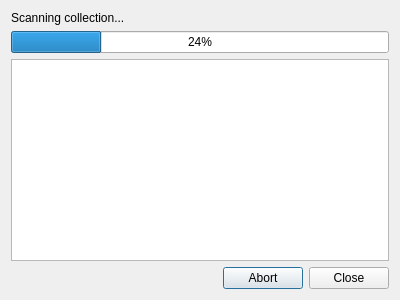
<?xml version="1.0" encoding="UTF-8"?>
<ui version="4.0">
 <class>RescanCollectionDialog</class>
 <widget class="QDialog" name="RescanCollectionDialog">
  <property name="windowModality">
   <enum>Qt::ApplicationModal</enum>
  </property>
  <property name="geometry">
   <rect>
    <x>0</x>
    <y>0</y>
    <width>400</width>
    <height>300</height>
   </rect>
  </property>
  <property name="windowTitle">
   <string>Rescanning collection</string>
  </property>
  <property name="modal">
   <bool>true</bool>
  </property>
  <layout class="QVBoxLayout" name="verticalLayout">
   <item>
    <widget class="QLabel" name="labelStatus">
     <property name="text">
      <string>Scanning collection...</string>
     </property>
    </widget>
   </item>
   <item>
    <widget class="QProgressBar" name="progressBar">
     <property name="value">
      <number>24</number>
     </property>
    </widget>
   </item>
   <item>
    <widget class="QTextEdit" name="textEdit">
     <property name="readOnly">
      <bool>true</bool>
     </property>
    </widget>
   </item>
   <item>
    <widget class="QDialogButtonBox" name="buttonBox">
     <property name="orientation">
      <enum>Qt::Horizontal</enum>
     </property>
     <property name="standardButtons">
      <set>QDialogButtonBox::Abort|QDialogButtonBox::Close</set>
     </property>
    </widget>
   </item>
  </layout>
 </widget>
 <resources/>
 <connections>
  <connection>
   <sender>buttonBox</sender>
   <signal>accepted()</signal>
   <receiver>RescanCollectionDialog</receiver>
   <slot>accept()</slot>
   <hints>
    <hint type="sourcelabel">
     <x>248</x>
     <y>254</y>
    </hint>
    <hint type="destinationlabel">
     <x>157</x>
     <y>274</y>
    </hint>
   </hints>
  </connection>
  <connection>
   <sender>buttonBox</sender>
   <signal>rejected()</signal>
   <receiver>RescanCollectionDialog</receiver>
   <slot>reject()</slot>
   <hints>
    <hint type="sourcelabel">
     <x>316</x>
     <y>260</y>
    </hint>
    <hint type="destinationlabel">
     <x>286</x>
     <y>274</y>
    </hint>
   </hints>
  </connection>
 </connections>
</ui>
